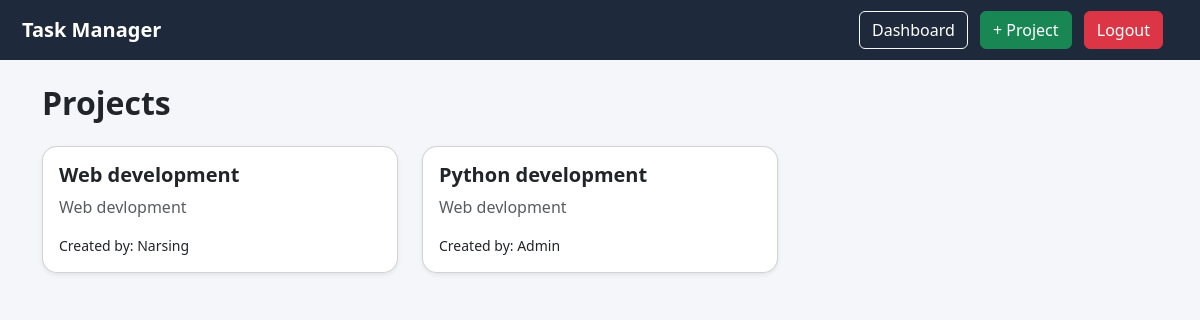
The app's page /projects/ (signed in) with its own data.
### core/models.py (models this page shows)
class Project(models.Model):
    name = models.CharField(max_length=200)
    description = models.TextField()
    created_by = models.ForeignKey(User, on_delete=models.CASCADE)

class User(AbstractUser):
    ROLE_CHOICES = (
        ('admin', 'Admin'),
        ('member', 'Member'),
    )
    role = models.CharField(max_length=10, choices=ROLE_CHOICES, default='member')
    bio = models.TextField(blank=True, null=True)
    profile_pic = models.ImageField(upload_to='profiles/', blank=True, null=True)

### core/views.py (the view)
# urls.py: path('projects/', views.project_list, name='project_list'),
@login_required
def project_list(request):
    if request.user.role != 'admin':
        return redirect('member_dashboard')
    projects = Project.objects.all()
    return render(request, 'project_list.html', {
        'projects': projects
    })

### core/templates/project_list.html (shortened to what this page needs)
{% load static %}
<!DOCTYPE html>
<html lang="en">
<head>
    <link href="https://cdn.jsdelivr.net/npm/bootstrap@5.3.0/dist/css/bootstrap.min.css" rel="stylesheet">
    <link rel="stylesheet" href="{% static 'css/style.css' %}">
</head>
<body style="background:#f4f6f9;">
<nav class="navbar navbar-dark" style="background:#1e293b;">
    <div class="container-fluid">
        <span class="navbar-brand fw-bold">Task Manager</span>
        <div>
            <a href="/admin-dashboard/" class="btn btn-outline-light me-2">Dashboard</a>
            <a href="/create-project/" class="btn btn-success me-2">+ Project</a>
            <a href="/logout/" class="btn btn-danger">Logout</a>
        </div>
    </div>
</nav>
<div class="container mt-4">
    <h2 class="mb-4 fw-bold">Projects</h2>
    <div class="row">
        {% for project in projects %}
        <div class="col-md-4 mb-3">
            <div class="card p-3 shadow-sm">
                <h5 class="fw-bold">{{ project.name }}</h5>
                <p class="text-muted">{{ project.description }}</p>
                <small>Created by: {{ project.created_by }}</small>
            </div>
        </div>
        {% endfor %}
    </div>
</div>
</body>
</html>

### core/static/css/style.css (style rules this page uses)
body { background: #f4f6f9; font-family: 'Segoe UI', sans-serif; }
.navbar { background: #1e293b; padding: 10px; }
.navbar a { color: white; margin-right: 15px; text-decoration: none; font-weight: 500; }
.card { border-radius: 15px; box-shadow: 0 4px 12px rgba(0,0,0,0.1); transition: 0.3s; }

### records on screen
Project: name "Web development", description "Web devlopment", created_by "Narsing"
Project: name "Python development", description "Web devlopment", created_by "Admin"
